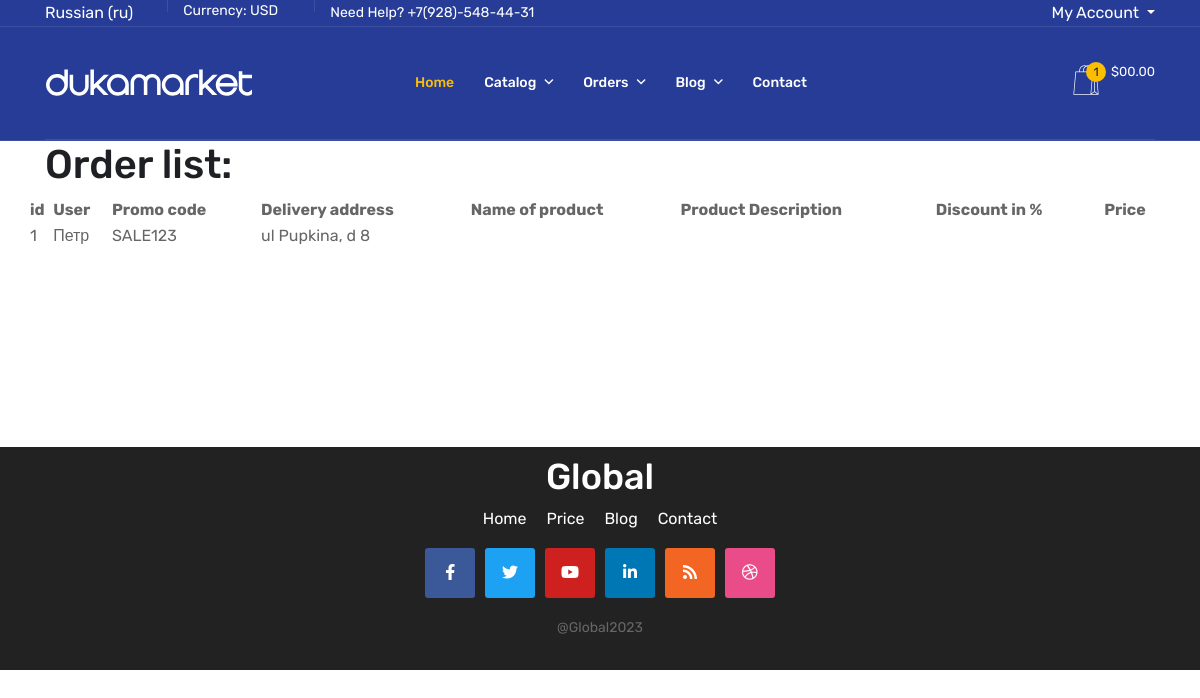
Screenshot of /en/shopapp/orders/ (signed in) with the database file from the repository.
### shopapp/models.py (models this page shows, shortened)
class Order(models.Model):
    delivery_address = models.TextField(null=True, blank=True, verbose_name=_('Delivery address'))
    promocode = models.CharField(max_length=20, null=False, blank=True, verbose_name=_('Promo code'))
    created_at = models.DateTimeField(auto_now_add=True, verbose_name=_('Create order date'))
    user = models.ForeignKey(User, on_delete=models.PROTECT, verbose_name=_('User'))
    products = models.ManyToManyField(
        Product,
        related_name="orders",
        limit_choices_to={"archived": False},
        verbose_name=_('Products')
    )
    class Meta:
        verbose_name = _("Order")
        verbose_name_plural = _("Orders")

### shopapp/views.py (the view)
# urls.py: path("orders/", OrderList.as_view(), name="orders_list"),
class OrderList(LoginRequiredMixin, ListView):
    model = Order
    context_object_name = "orders"
    template_name = 'shopapp/orders-list.html'

### shopapp/templates/shopapp/orders-list.html (shortened to what this page needs)
{% extends 'shopapp/base.html' %}
{% load i18n %}
{% block section %}
{% if request.user.is_authenticated %}
<h1 class="title_action">{% trans 'Order list:' %}</h1>
{% if orders %}
<table class="table-product">
    <tr>
        <th>id</th>
        <th>{% trans 'User' %}</th>
        <th>{% trans 'Promo code' %}</th>
        <th>{% trans 'Delivery address' %}</th>
        <th>{% trans 'Name of product' %}</th>
        <th>{% trans 'Product Description' %}</th>
        <th>{% trans 'Discount in %' %}</th>
        <th>{% trans 'Price' %}</th>
    </tr>
    {% for order in orders %}
    <tr>
        <td><a href="{% url 'shopapp:order_detail' pk=order.pk %}">{{ order.pk }}</a></td>
        <td>{% firstof order.user.first_name order.user.username %}</td>
        <td>{{ order.promocode }}</td>
        <td><a href="{% url 'shopapp:order_detail' pk=order.pk %}">{{ order.delivery_address }}</a></td>
        <td>
        </td>
        <td >
        </td>
        <td>
        </td>
        <td>
        </td>
    </tr>
    {% endfor %}
</table>
{% else %}
<h3>Заказы отсутствует</h3>
{% endif %}
<div class="back_to">
    <p class="link-back"><a class="text-white" href="{% url 'shopapp:shop_page' %}">{% trans 'Home' %}</a></p>
    {% if request.user.is_authenticated %}
    <p class="link-back"><a class="text-white" href="{% url 'shopapp:create_order' %}">{% trans 'Add new order' %}</a></p>
    {% endif %}
</div>
{% else %}
<h5>{% trans 'You are not identified!' %}</h5>
{% endif %}
{% endblock %}

### rows the page displays
Order: pk "1", user.first_name "Петр", promocode "SALE123", delivery_address "ul Pupkina, d 8"

### other values shown
{{ language.1 }} "Russian"
{{ language.0 }} "ru"
